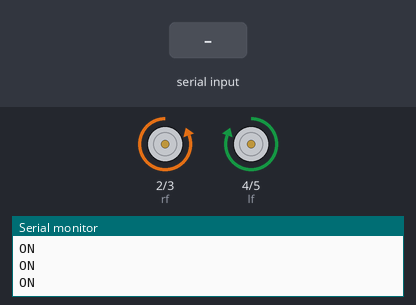
Bench run of a sketch on a simulated Arduino Uno, built with avr-gcc and run on an emulated ATmega328P. Parts: motor-driver pin pairs drawn as motors (green arrow = first pin HIGH = forward, orange = second pin HIGH = backward, longer = more drive), the last lines printed to the serial monitor. The inputs (shaded band) are chosen by the test bench.

Above: at 1.2 s.
1.3 s: "1\n" received over Serial
At 2.4 s:
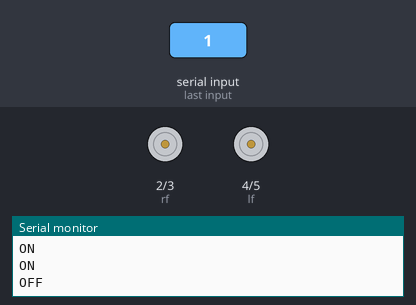
4.3 s: "90,45\n" received over Serial
Timing chart, 0 to 7.3 s (numbered marks = the images above; inputs shaded):
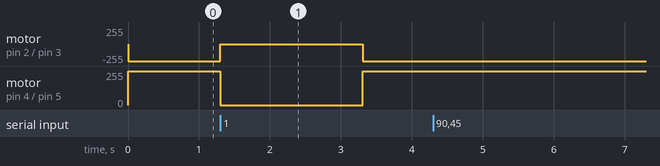

Measured:
- after the input at 1.3 s, motor on pin 2 (rf) / pin 3 (rb): backward 255/255 → stopped at once, → backward 255/255 2.0 s later; motor on pin 4 (lf) / pin 5 (lb): forward 255/255 → stopped at once, → forward 255/255 2.0 s later

The sketch:

RC-Communication.ino
```cpp
const int rf= 2;
const int rb= 3;
const int lf= 4;
const int lb= 5;
int incomingByte = 0;
int counter = 0;


void setup() {
 pinMode(lf, OUTPUT);
pinMode(lb, OUTPUT);
pinMode(rf, OUTPUT);
pinMode(rb, OUTPUT);
Serial.begin(9600);
}

void loop() {

    digitalWrite(rf, LOW); //Moving Forward
   digitalWrite(rb, HIGH);
    digitalWrite(lf, HIGH);
      digitalWrite(lb, LOW);
      Serial.println("ON"); // Send message to the raspberry pi that the car is moving
      if(Serial.available()>0)

      {
        incomingByte=Serial.parseInt();
        if(incomingByte == 1)
        {
        digitalWrite(rf, LOW); // Complete stop for 2 Seconds
        digitalWrite(rb, LOW);
        digitalWrite(lf, LOW);
        digitalWrite(lb, LOW);
        Serial.println("OFF");
        delay(2000);

        // Then move ahead out of the range of the stop sign.
        for(counter = 0; counter < 10; counter++)
        {
             // Move forward
             digitalWrite(rf, LOW); //Moving Forward
             digitalWrite(rb, HIGH);
             digitalWrite(lf, HIGH);
             digitalWrite(lb, LOW);
             Serial.println("ON");

        }
        }
        Serial.flush();

      } }
```
